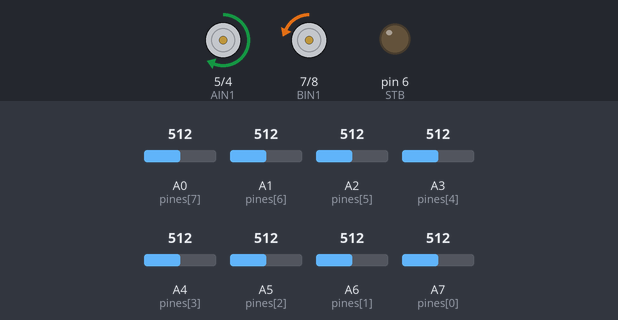
A sketch run on a simulated Arduino Nano, built with avr-gcc and run on an emulated ATmega328P. Parts: motor-driver pin pairs drawn as motors (green arrow = first pin HIGH = forward, orange = second pin HIGH = backward, longer = more drive, scaled by the enable pin), output pins drawn as LEDs (lit = HIGH). The inputs (shaded band) are chosen by the test bench; at power-on: A1 (pines[6]) = 512, A2 (pines[5]) = 512, A6 (pines[1]) = 512, A0 (pines[7]) = 512, A3 (pines[4]) = 512, A4 (pines[3]) = 512, A5 (pines[2]) = 512, A7 (pines[0]) = 512. What the sketch prints to the serial monitor is not drawn.

Above: at 8.6 s.
8.7 s: A1 (pines[6]) set to 491
10.2 s: A1 (pines[6]) set to 467
At 10.8 s:
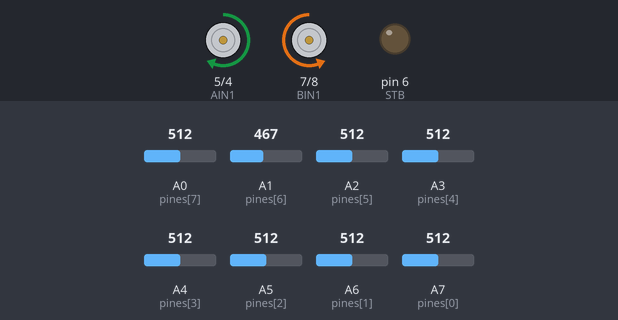
11.7 s: A2 (pines[5]) set to 488
13.2 s: A2 (pines[5]) set to 461
At 14.2 s:
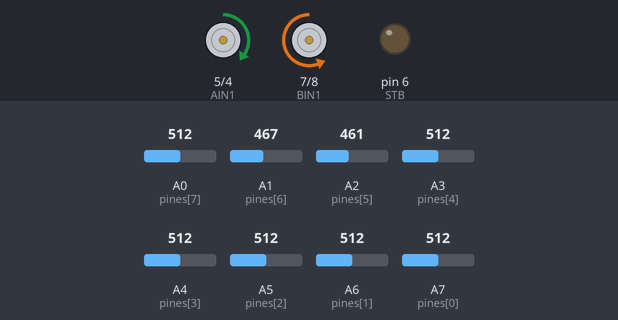
14.7 s: A6 (pines[1]) set to 490
16.2 s: A6 (pines[1]) set to 467
At 16.6 s:
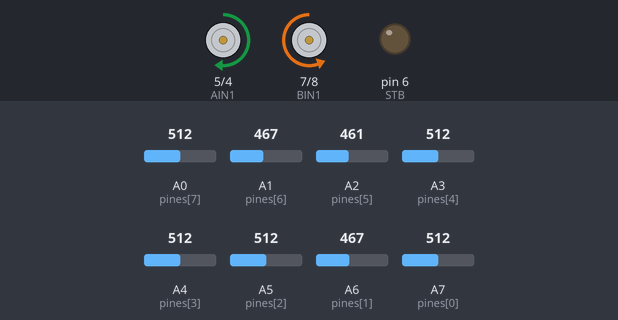
Timing chart, 0 to 18.7 s (numbered marks = the images above; inputs shaded):
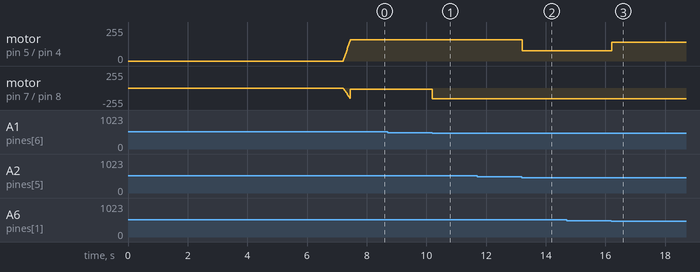

Measured:
- the behaviour switches between 480 and 479 on A1 (pines[6]) (found by bisection; images 0 and 1)
- the behaviour switches between 480 and 479 on A2 (pines[5]) (found by bisection; images 1 and 2)
- the behaviour switches between 480 and 479 on A6 (pines[1]) (found by bisection; images 2 and 3)
- after the input at 8.7 s, every drawn part: stays the same
- after the input at 10.2 s, motor on pin 7 (BIN1) / pin 8 (BIN2): backward 16/255 → backward 160/255 at once
- after the input at 11.7 s, every drawn part: stays the same
- after the input at 13.2 s, motor on pin 5 (AIN1) / pin 4 (AIN2): forward 160/255 → forward 78/255 at once
- after the input at 14.7 s, every drawn part: stays the same
- after the input at 16.2 s, motor on pin 5 (AIN1) / pin 4 (AIN2): forward 78/255 → forward 140/255 at once

The sketch:

Generico.ino
```cpp
#include <SoftwareSerial.h>

//Pines a usar
#define BTN   12   // Boton
#define APWM  3    // pin PWM del Motor Izquierdo
#define AIN2  4    // pin 2 de dirección del Motor Izquierdo
#define AIN1  5    // pin 1 de dirección del Motor Izquierdo
#define STB   6    // pin de standby del puente g
#define BIN1  7    // pin 1 de dirección del Motor Derecho
#define BIN2  8    // pin 2 de dirección del Motor Derecho
#define BPWM  9    // pin PWM del Motor Derecho
#define RX    11   // TX del Bluetooth
#define TX    12   // RX del Bluetooth
#define LED   13   // LED indicador

SoftwareSerial bt(TX, RX);

//Paramatros de sensores QTR
#define N_SENSORES  8     // numero de sensores
#define REFERENCIA  3500
#define UMBRAL_MIN  45

unsigned char pines[N_SENSORES] = {A7,A6,A5,A4,A3,A2,A1,A0};
unsigned long sensorValor[N_SENSORES];
unsigned int sensorValorMAX[N_SENSORES];
unsigned int sensorValorMIN[N_SENSORES];
unsigned int sensorValorPROM[N_SENSORES];
unsigned long posicionLinea;
int error[8];

//:::::::::::::::: A J U S T E S  P I D ::::::::::::::::::::::::
const int velMax = 160;

float kP = 0.0412 ; // REFERENCIA / velMax
float kD = 0.683; // kP * 10~15

// Variables para Control
int proporcional;
int derivada;
int diferenciaPwr;

void setup() {
  pinMode(BTN, INPUT);
  pinMode(APWM, OUTPUT);
  pinMode(AIN1, OUTPUT);
  pinMode(AIN2, OUTPUT);
  pinMode(STB, OUTPUT);
  pinMode(BPWM, OUTPUT);
  pinMode(BIN1, OUTPUT);
  pinMode(BIN2, OUTPUT);

  Serial.begin(115200);
  bt.begin(115200);

  // ***************** CALIBRANDO *****************
  esperarBoton(BTN, LED);
  iniciarCalibracion(LED);

  esperarBoton(BTN, LED);
  iniciarlizarVariables();

  esperarBoton(BTN, LED);
  for(int i=10; i<velMax; i+=10) {
    setMotores(i,i);
    delay(15);
  }
}

void loop() {
    calcularPID();
    //verPosicionPwr();
    //verValores();
}

//******************* BOTON *******************
void esperarBoton(byte boton, byte led) {
  digitalWrite(led, 1);
  while(digitalRead(boton));
  delay(150);
  digitalWrite(led, 0);
}

//******************* MOTORES *******************
void setMotores(int mIzq, int mDer) {
  setMotor(mIzq, BPWM, BIN2, BIN1);
  setMotor(mDer, APWM, AIN1, AIN2);
}

void setMotor(byte v, byte pwm, byte in1, byte in2){
  if(v>0){
    digitalWrite(in1, 1);
    digitalWrite(in2, 0);
    analogWrite(pwm, v);
  }else{
    digitalWrite(in1, 0);
    digitalWrite(in2, 1);
    analogWrite(pwm, -v);
  }
}

//******************* REGLETA *******************
void leerSensores(){
   for (int i = 0; i < N_SENSORES ; i++){
      sensorValor[i] = analogRead(pines[i])/10;
   }
}

void iniciarCalibracion(byte led){
  for( int i = 0 ; i < N_SENSORES ; i++){;
    sensorValorMAX[i] = 0;
    sensorValorMIN[i] = UMBRAL_MIN;
  }
  for(int i = 0 ; i < 150 ; i++){
    digitalWrite(led, 1);
    leerSensores();
    for(int i = 0 ; i < N_SENSORES; i++){
      if(sensorValor[i] > sensorValorMAX[i]){
        sensorValorMAX[i] = sensorValor[i];
      }
      if(sensorValor[i] < sensorValorMIN[i]){
        sensorValorMIN[i] = sensorValor[i];
      }
    }
    delay(22);
    digitalWrite(led, 0);
    delay(22);
  }
}

int  leerLineaNegra(int lineaAnterior){
  unsigned long suma = 0;
  unsigned long divisor = 0;
  leerSensores();
  for(int i = 0 ; i < N_SENSORES; i++){
      if(sensorValor[i] > sensorValorPROM[i]){
        suma += i*1000;
        divisor ++;
      }
  }
  if(divisor > 0)
    return (long) suma/divisor;
  else
    return  lineaAnterior;
}

int  leerLineaBlanca(int lineaAnterior){
  unsigned long suma = 0;
  unsigned long divisor = 0;
  leerSensores();
  for(int i = 0 ; i < N_SENSORES; i++){
      if(sensorValor[i] < sensorValorPROM[i]){
        suma += i*1000;
        divisor ++;
      }
  }
  if(divisor > 0)
    return (long) suma/divisor;
  else
    return  lineaAnterior;
}

//     ::::::::::::: CALCULAR ERROR (PID) :::::::::::::
void calcularPID() {
  posicionLinea = leerLineaBlanca(posicionLinea);
  proporcional = posicionLinea - REFERENCIA;

  error[7] = error[6];
  error[6] = error[5];
  error[5] = error[4];
  error[4] = error[3];
  error[3] = error[2];
  error[2] = error[1];
  error[1] = error[0];
  error[0] = proporcional;

  derivada = proporcional - error[7];

  diferenciaPwr = proporcional*kP + derivada*kD;

  if (diferenciaPwr > velMax) diferenciaPwr = velMax;
  if (diferenciaPwr < -velMax) diferenciaPwr = -velMax;

  //Control de motores
  if (diferenciaPwr > 0){
    setMotores(velMax, velMax - diferenciaPwr);
  }else{
    setMotores(velMax + diferenciaPwr, velMax);
  }
}

void iniciarlizarVariables(){
  diferenciaPwr = 0;
  derivada = 0;
  error[0] = 0;
  error[1] = 0;
  error[2] = 0;
  error[3] = 0;
  error[4] = 0;
  error[5] = 0;
  error[6] = 0;
  error[7] = 0;
  for(int i = 0 ; i<N_SENSORES ; i++){
    sensorValorPROM[i] = int (sensorValorMAX[i] + sensorValorMIN[i])/2;
  }
  for(int i = 0; i<N_SENSORES; i++){
    Serial.print(sensorValorMAX[i]);
    Serial.print(F(" - "));
    Serial.print(sensorValorMIN[i]);
    Serial.print(F(" - "));
    Serial.println(sensorValorPROM[i]);

    bt.print(sensorValorMAX[i]);
    bt.print(F(" - "));
    bt.print(sensorValorMIN[i]);
    bt.print(F(" - "));
    bt.println(sensorValorPROM[i]);
  }
}

//******************* REVISANDO *******************
void verValores(){
  leerSensores();
  for(int i = 0; i<N_SENSORES; i++){
    Serial.print(sensorValor[i]);
    Serial.print(F(" || "));
  }
  Serial.println(F(""));

  for(int i = 0; i<N_SENSORES; i++){
    bt.print(sensorValor[i]);
    bt.print(F(" || "));
  }
  bt.println(F(""));
}

void verPosicionPwr(){
  Serial.print(proporcional);
  Serial.print(F(" -> "));
  Serial.println(diferenciaPwr);

  bt.print(proporcional);
  bt.print(F(" -> "));
  bt.println(diferenciaPwr);
}
```
